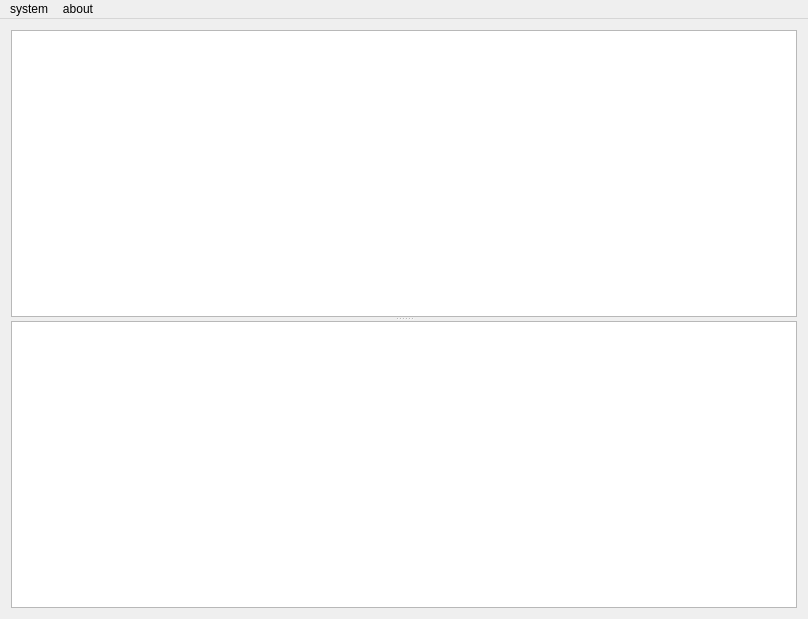
<?xml version="1.0" encoding="UTF-8"?>
<ui version="4.0">
 <class>MainWindow</class>
 <widget class="QMainWindow" name="MainWindow">
  <property name="geometry">
   <rect>
    <x>0</x>
    <y>0</y>
    <width>808</width>
    <height>619</height>
   </rect>
  </property>
  <property name="sizePolicy">
   <sizepolicy hsizetype="Expanding" vsizetype="Expanding">
    <horstretch>0</horstretch>
    <verstretch>0</verstretch>
   </sizepolicy>
  </property>
  <property name="windowTitle">
   <string>MainWindow</string>
  </property>
  <widget class="QWidget" name="centralWidget">
   <property name="sizePolicy">
    <sizepolicy hsizetype="Expanding" vsizetype="Expanding">
     <horstretch>0</horstretch>
     <verstretch>0</verstretch>
    </sizepolicy>
   </property>
   <layout class="QVBoxLayout" name="verticalLayout">
    <item>
     <widget class="QSplitter" name="splitter">
      <property name="orientation">
       <enum>Qt::Vertical</enum>
      </property>
      <widget class="QTableWidget" name="tableWidget">
       <property name="rowCount">
        <number>0</number>
       </property>
      </widget>
      <widget class="QListWidget" name="listWidget"/>
     </widget>
    </item>
   </layout>
  </widget>
  <widget class="QMenuBar" name="menuBar">
   <property name="geometry">
    <rect>
     <x>0</x>
     <y>0</y>
     <width>808</width>
     <height>23</height>
    </rect>
   </property>
   <widget class="QMenu" name="menuSystem">
    <property name="title">
     <string>system</string>
    </property>
    <addaction name="actionStart"/>
    <addaction name="actionStop"/>
    <addaction name="separator"/>
    <addaction name="actionConfig"/>
    <addaction name="separator"/>
    <addaction name="actionQuit"/>
   </widget>
   <widget class="QMenu" name="menuAbout">
    <property name="title">
     <string>about</string>
    </property>
    <addaction name="actionAbout"/>
   </widget>
   <addaction name="menuSystem"/>
   <addaction name="menuAbout"/>
  </widget>
  <action name="actionConfig">
   <property name="text">
    <string>config...</string>
   </property>
  </action>
  <action name="actionStart">
   <property name="enabled">
    <bool>true</bool>
   </property>
   <property name="text">
    <string>start...</string>
   </property>
  </action>
  <action name="actionStop">
   <property name="enabled">
    <bool>false</bool>
   </property>
   <property name="text">
    <string>stop</string>
   </property>
  </action>
  <action name="actionAbout">
   <property name="text">
    <string>api version</string>
   </property>
  </action>
  <action name="actionQuit">
   <property name="text">
    <string>quit</string>
   </property>
  </action>
 </widget>
 <layoutdefault spacing="6" margin="11"/>
 <resources/>
 <connections/>
</ui>
